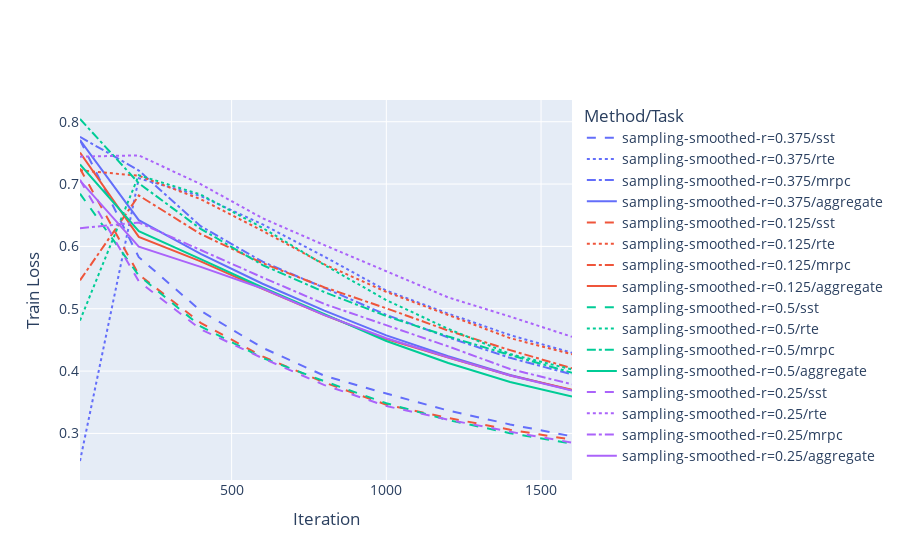

The notebook cell saved with this chart:
### Code cell
plot_metric_over_time('train', 'loss', ['sampling-smoothed-r=0.375', 'sampling-smoothed-r=0.125', 'sampling-smoothed-r=0.5', 'sampling-smoothed-r=0.25'], plot_minima=False)

### Figure 1 — Plotly figure (JSON) as saved in the notebook; plotly's stock layout.template omitted (floating-point values rounded to 4 significant figures)
{"data": [{"line": {"color": "#636EFA", "dash": "dash"}, "mode": "lines", "name": "sampling-smoothed-r=0.375/sst", "type": "scatter", "x": [10, 200, 400, 600, 800, 1000, 1200, 1400, 1600], "y": [0.7705, 0.5827, 0.4967, 0.4374, 0.3925, 0.3639, 0.3367, 0.3144, 0.2954]}, {"line": {"color": "#636EFA", "dash": "dot"}, "mode": "lines", "name": "sampling-smoothed-r=0.375/rte", "type": "scatter", "x": [10, 200, 400, 600, 800, 1000, 1200, 1400, 1600], "y": [0.2558, 0.7093, 0.6808, 0.6354, 0.5835, 0.5292, 0.4922, 0.4577, 0.4293]}, {"line": {"color": "#636EFA", "dash": "dashdot"}, "mode": "lines", "name": "sampling-smoothed-r=0.375/mrpc", "type": "scatter", "x": [10, 200, 400, 600, 800, 1000, 1200, 1400, 1600], "y": [0.7758, 0.7217, 0.6323, 0.5754, 0.5334, 0.4902, 0.454, 0.4212, 0.3947]}, {"line": {"color": "#636EFA"}, "mode": "lines", "name": "sampling-smoothed-r=0.375/aggregate", "type": "scatter", "x": [10, 200, 400, 600, 800, 1000, 1200, 1400, 1600], "y": [0.7707, 0.642, 0.5879, 0.5401, 0.4969, 0.4574, 0.4239, 0.3939, 0.3692]}, {"line": {"color": "#EF553B", "dash": "dash"}, "mode": "lines", "name": "sampling-smoothed-r=0.125/sst", "type": "scatter", "x": [10, 200, 400, 600, 800, 1000, 1200, 1400, 1600], "y": [0.7248, 0.5547, 0.4773, 0.4235, 0.3816, 0.3461, 0.3248, 0.306, 0.2899]}, {"line": {"color": "#EF553B", "dash": "dot"}, "mode": "lines", "name": "sampling-smoothed-r=0.125/rte", "type": "scatter", "x": [10, 200, 400, 600, 800, 1000, 1200, 1400, 1600], "y": [0.7221, 0.7133, 0.6758, 0.625, 0.5712, 0.527, 0.4899, 0.4529, 0.427]}, {"line": {"color": "#EF553B", "dash": "dashdot"}, "mode": "lines", "name": "sampling-smoothed-r=0.125/mrpc", "type": "scatter", "x": [10, 200, 400, 600, 800, 1000, 1200, 1400, 1600], "y": [0.5455, 0.6817, 0.6198, 0.5731, 0.5344, 0.5007, 0.4649, 0.4336, 0.4045]}, {"line": {"color": "#EF553B"}, "mode": "lines", "name": "sampling-smoothed-r=0.125/aggregate", "type": "scatter", "x": [10, 200, 400, 600, 800, 1000, 1200, 1400, 1600], "y": [0.7506, 0.6152, 0.5759, 0.532, 0.4899, 0.4514, 0.4218, 0.393, 0.3699]}, {"line": {"color": "#00CC96", "dash": "dash"}, "mode": "lines", "name": "sampling-smoothed-r=0.5/sst", "type": "scatter", "x": [10, 200, 400, 600, 800, 1000, 1200, 1400, 1600], "y": [0.6846, 0.5533, 0.4717, 0.4212, 0.3836, 0.3483, 0.3214, 0.3004, 0.2836]}, {"line": {"color": "#00CC96", "dash": "dot"}, "mode": "lines", "name": "sampling-smoothed-r=0.5/rte", "type": "scatter", "x": [10, 200, 400, 600, 800, 1000, 1200, 1400, 1600], "y": [0.4811, 0.7141, 0.6832, 0.6297, 0.5701, 0.5139, 0.4676, 0.4274, 0.4025]}, {"line": {"color": "#00CC96", "dash": "dashdot"}, "mode": "lines", "name": "sampling-smoothed-r=0.5/mrpc", "type": "scatter", "x": [10, 200, 400, 600, 800, 1000, 1200, 1400, 1600], "y": [0.8044, 0.7013, 0.6281, 0.5701, 0.5267, 0.4881, 0.4555, 0.4258, 0.3974]}, {"line": {"color": "#00CC96"}, "mode": "lines", "name": "sampling-smoothed-r=0.5/aggregate", "type": "scatter", "x": [10, 200, 400, 600, 800, 1000, 1200, 1400, 1600], "y": [0.7316, 0.6243, 0.5796, 0.5341, 0.4913, 0.4483, 0.4129, 0.3826, 0.359]}, {"line": {"color": "#AB63FA", "dash": "dash"}, "mode": "lines", "name": "sampling-smoothed-r=0.25/sst", "type": "scatter", "x": [10, 200, 400, 600, 800, 1000, 1200, 1400, 1600], "y": [0.7067, 0.544, 0.467, 0.4206, 0.3775, 0.3439, 0.3221, 0.3026, 0.2853]}, {"line": {"color": "#AB63FA", "dash": "dot"}, "mode": "lines", "name": "sampling-smoothed-r=0.25/rte", "type": "scatter", "x": [10, 200, 400, 600, 800, 1000, 1200, 1400, 1600], "y": [0.7439, 0.7461, 0.6999, 0.6452, 0.602, 0.56, 0.5181, 0.4874, 0.455]}, {"line": {"color": "#AB63FA", "dash": "dashdot"}, "mode": "lines", "name": "sampling-smoothed-r=0.25/mrpc", "type": "scatter", "x": [10, 200, 400, 600, 800, 1000, 1200, 1400, 1600], "y": [0.6293, 0.6383, 0.5942, 0.5502, 0.5076, 0.4731, 0.4396, 0.4033, 0.3788]}, {"line": {"color": "#AB63FA"}, "mode": "lines", "name": "sampling-smoothed-r=0.25/aggregate", "type": "scatter", "x": [10, 200, 400, 600, 800, 1000, 1200, 1400, 1600], "y": [0.7056, 0.5997, 0.5672, 0.5325, 0.4898, 0.4526, 0.4219, 0.393, 0.3689]}], "layout": {"font": {"size": 14}, "legend": {"title": {"text": "Method/Task"}}, "xaxis": {"title": {"text": "Iteration"}}, "yaxis": {"title": {"text": "Train Loss"}}}}
